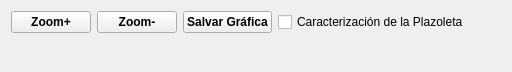
<?xml version="1.0" encoding="UTF-8"?>
<ui version="4.0">
 <class>c_GrafPlazoleta</class>
 <widget class="QWidget" name="c_GrafPlazoleta">
  <property name="geometry">
   <rect>
    <x>0</x>
    <y>0</y>
    <width>512</width>
    <height>72</height>
   </rect>
  </property>
  <property name="sizePolicy">
   <sizepolicy hsizetype="Fixed" vsizetype="Fixed">
    <horstretch>0</horstretch>
    <verstretch>0</verstretch>
   </sizepolicy>
  </property>
  <property name="windowTitle">
   <string>Form</string>
  </property>
  <layout class="QGridLayout" name="gridLayout_2">
   <item row="0" column="0">
    <layout class="QGridLayout" name="gridLayout">
     <item row="1" column="0">
      <spacer name="horizontalSpacer">
       <property name="orientation">
        <enum>Qt::Horizontal</enum>
       </property>
       <property name="sizeHint" stdset="0">
        <size>
         <width>40</width>
         <height>20</height>
        </size>
       </property>
      </spacer>
     </item>
     <item row="1" column="1">
      <widget class="QCustomPlot" name="widget" native="true">
       <property name="sizePolicy">
        <sizepolicy hsizetype="Preferred" vsizetype="Preferred">
         <horstretch>0</horstretch>
         <verstretch>0</verstretch>
        </sizepolicy>
       </property>
       <property name="font">
        <font>
         <family>Tahoma</family>
         <pointsize>8</pointsize>
         <weight>75</weight>
         <bold>true</bold>
        </font>
       </property>
      </widget>
     </item>
     <item row="1" column="2">
      <spacer name="horizontalSpacer_3">
       <property name="orientation">
        <enum>Qt::Horizontal</enum>
       </property>
       <property name="sizeHint" stdset="0">
        <size>
         <width>40</width>
         <height>20</height>
        </size>
       </property>
      </spacer>
     </item>
     <item row="0" column="0" colspan="3">
      <layout class="QHBoxLayout" name="horizontalLayout">
       <item>
        <widget class="QPushButton" name="pB_ZoomMas">
         <property name="font">
          <font>
           <family>Tahoma</family>
           <weight>75</weight>
           <bold>true</bold>
          </font>
         </property>
         <property name="styleSheet">
          <string notr="true"/>
         </property>
         <property name="text">
          <string>Zoom+</string>
         </property>
         <property name="shortcut">
          <string>+</string>
         </property>
        </widget>
       </item>
       <item>
        <widget class="QPushButton" name="pB_ZoomMen">
         <property name="font">
          <font>
           <family>Tahoma</family>
           <weight>75</weight>
           <bold>true</bold>
          </font>
         </property>
         <property name="styleSheet">
          <string notr="true"/>
         </property>
         <property name="text">
          <string>Zoom-</string>
         </property>
         <property name="shortcut">
          <string>-</string>
         </property>
        </widget>
       </item>
       <item>
        <widget class="QPushButton" name="pB_SalvarGrafica">
         <property name="font">
          <font>
           <family>Tahoma</family>
           <weight>75</weight>
           <bold>true</bold>
          </font>
         </property>
         <property name="styleSheet">
          <string notr="true"/>
         </property>
         <property name="text">
          <string>Salvar Gráfica</string>
         </property>
         <property name="icon">
          <iconset>
           <normaloff>:/temp/exportpdf.png</normaloff>:/temp/exportpdf.png</iconset>
         </property>
        </widget>
       </item>
       <item>
        <widget class="QCheckBox" name="checkBox">
         <property name="text">
          <string>Caracterización de la Plazoleta</string>
         </property>
        </widget>
       </item>
       <item>
        <spacer name="horizontalSpacer_2">
         <property name="orientation">
          <enum>Qt::Horizontal</enum>
         </property>
         <property name="sizeHint" stdset="0">
          <size>
           <width>40</width>
           <height>20</height>
          </size>
         </property>
        </spacer>
       </item>
      </layout>
     </item>
    </layout>
   </item>
  </layout>
 </widget>
 <customwidgets>
  <customwidget>
   <class>QCustomPlot</class>
   <extends>QWidget</extends>
   <header location="global">qcustomplot.h</header>
   <container>1</container>
  </customwidget>
 </customwidgets>
 <resources/>
 <connections/>
</ui>
